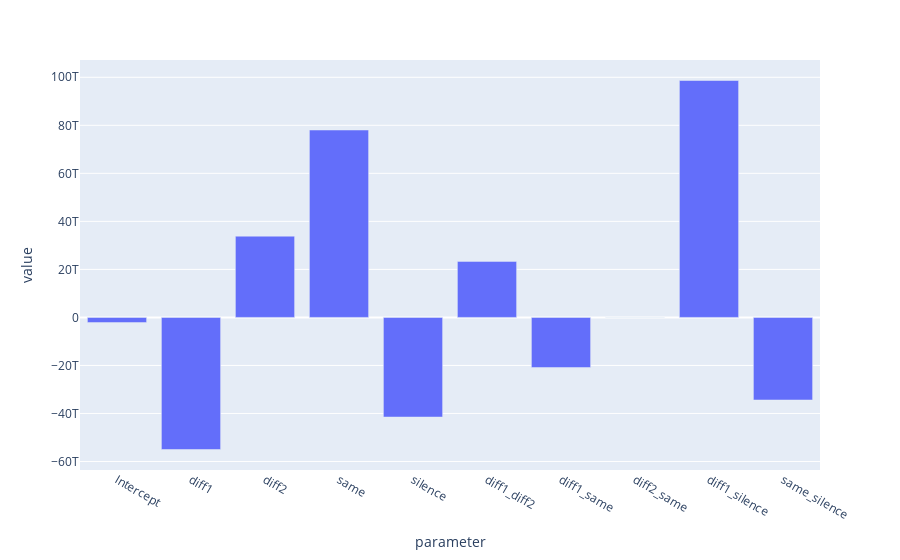

This figure's notebook cell:
### Code cell
fig = px.bar(weights, x='parameter', y='value')
fig.show()

### Figure 1 — Plotly figure (JSON) as saved in the notebook; plotly's stock layout.template omitted (floating-point values rounded to 4 significant figures)
{"data": [{"alignmentgroup": "True", "hovertemplate": "parameter=%{x}<br>value=%{y}<extra></extra>", "legendgroup": "", "marker": {"color": "#636efa", "pattern": {"shape": ""}}, "name": "", "offsetgroup": "", "orientation": "v", "showlegend": false, "textposition": "auto", "x": ["Intercept", "diff1", "diff2", "same", "silence", "diff1_diff2", "diff1_same", "diff2_same", "diff1_silence", "same_silence"], "xaxis": "x", "y": [-2157000000000.0, -55010000000000.0, 33840000000000.0, 78050000000000.0, -41500000000000.0, 23330000000000.0, -20880000000000.0, 0.01575, 98660000000000.0, -34390000000000.0], "yaxis": "y", "type": "bar"}], "layout": {"xaxis": {"anchor": "y", "domain": [0.0, 1.0], "title": {"text": "parameter"}}, "yaxis": {"anchor": "x", "domain": [0.0, 1.0], "title": {"text": "value"}}, "legend": {"tracegroupgap": 0}, "margin": {"t": 60}, "barmode": "relative"}}
